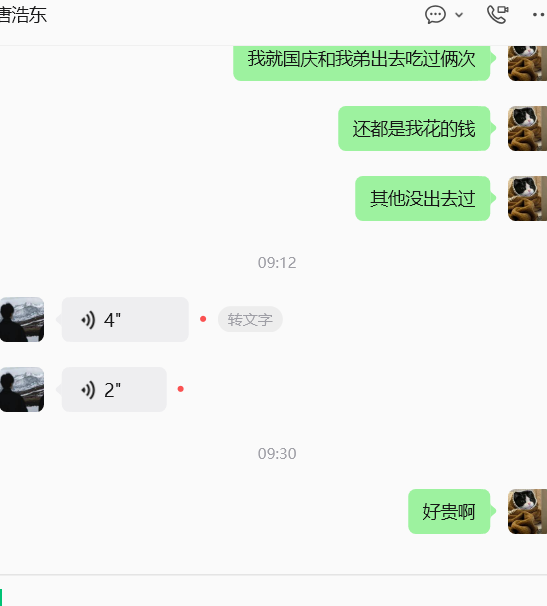
#> input picture test.png, 547 x 606 px
$ python opencv_test.py
#> lines starting #> are read from the running program, lines starting #| are printed output that depends on the picture
import cv2

img=cv2.imread('test.png')
#> img is the input picture: shape (606, 547, 3); mean B, G, R 235.3, 241.5, 235.9
h,w=img.shape[:2]
#> h = 606; w = 547
img1=img[175:220,508:547]
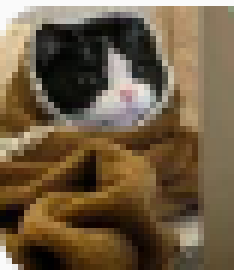
#> img1: shape (45, 39, 3) (shown 6 times larger); mean B, G, R 67.5, 92.9, 111.5

img2=cv2.resize(img1,(200,200))
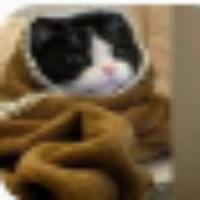
#> img2: shape (200, 200, 3); mean B, G, R 67.4, 92.7, 111.4

img3=img2.copy()
cv2.rectangle(img3,(10,10),(100,50),(255,0,0),2)
cv2.putText(img3,'Liu Yang',(10,9),cv2.FONT_HERSHEY_SIMPLEX,1,(255,0,0),2)
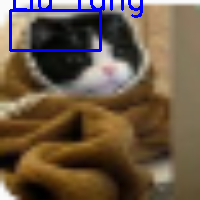
#> img3: shape (200, 200, 3); mean B, G, R 70.9, 88.3, 106.7

cv2.imshow('Tou Xiang', img3)
cv2.waitKey(0)
cv2.destroyAllWindows()

cv2.imwrite('avatar_result.jpg', img3)
